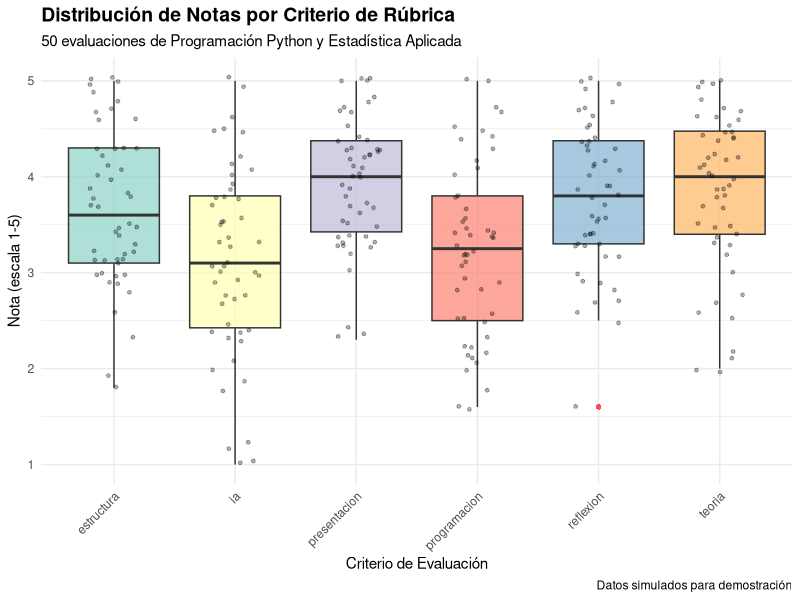
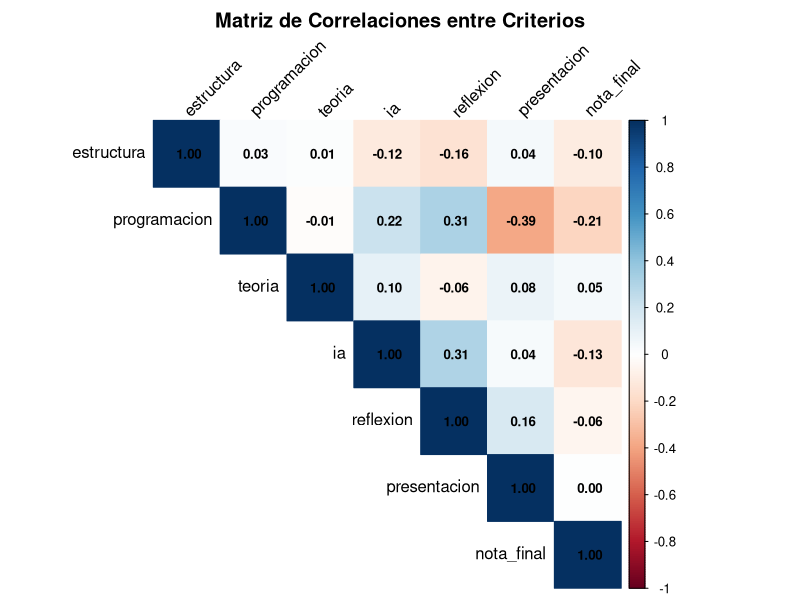
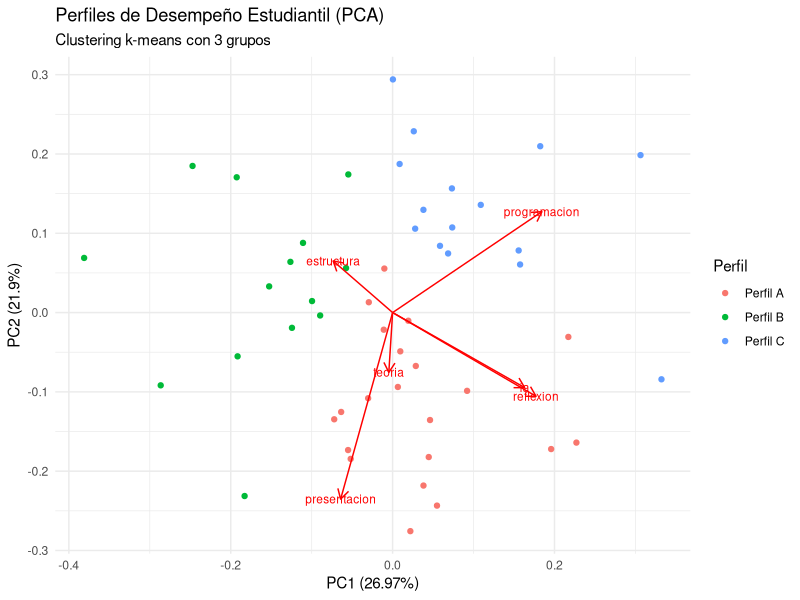

Write the R code that produced these figures, in order.
## ---- chunk 1
knitr::opts_chunk$set(
  echo = TRUE,
  warning = FALSE,
  message = FALSE,
  fig.width = 8,
  fig.height = 5,
  dpi = 150
)

# Cargar librerías necesarias
library(tidyverse)
library(knitr)
library(kableExtra)
## ---- chunk 2
# Simulación de datos para este ejemplo (en producción se usaría el CSV real)
set.seed(2025)
evaluaciones_demo <- tibble(
  curso = sample(c("Programación Python", "Estadística Aplicada"), 50, replace = TRUE),
  evaluacion = sample(c("Parcial 1", "Proyecto Final"), 50, replace = TRUE),
  grupo_o_estudiante = paste("Grupo", 1:50),
  estructura = round(rnorm(50, mean = 3.8, sd = 0.8), 1),
  programacion = round(rnorm(50, mean = 3.5, sd = 1.0), 1),
  teoria = round(rnorm(50, mean = 3.6, sd = 0.9), 1),
  ia = round(rnorm(50, mean = 3.2, sd = 1.1), 1),
  reflexion = round(rnorm(50, mean = 3.7, sd = 0.8), 1),
  presentacion = round(rnorm(50, mean = 4.0, sd = 0.7), 1),
  nota_final = round(rnorm(50, mean = 3.7, sd = 0.8), 2)
) %>%
  mutate(across(estructura:presentacion, ~pmax(1, pmin(5, .))))  # limitar a [1,5]

# Resumen por curso
evaluaciones_demo %>%
  group_by(curso) %>%
  summarise(
    n = n(),
    nota_media = mean(nota_final),
    nota_sd = sd(nota_final),
    estructura_media = mean(estructura),
    programacion_media = mean(programacion),
    teoria_media = mean(teoria)
  ) %>%
  kable(digits = 2, caption = "Resumen de calificaciones por curso") %>%
  kable_styling(bootstrap_options = c("striped", "hover"))
## ---- chunk 3
evaluaciones_long <- evaluaciones_demo %>%
  select(grupo_o_estudiante, estructura:presentacion) %>%
  pivot_longer(cols = -grupo_o_estudiante, 
               names_to = "criterio", 
               values_to = "nota")

ggplot(evaluaciones_long, aes(x = criterio, y = nota, fill = criterio)) +
  geom_boxplot(alpha = 0.7, outlier.colour = "red", outlier.shape = 16) +
  geom_jitter(width = 0.2, alpha = 0.3, size = 1) +
  scale_fill_brewer(palette = "Set3") +
  labs(
    title = "Distribución de Notas por Criterio de Rúbrica",
    subtitle = "50 evaluaciones de Programación Python y Estadística Aplicada",
    x = "Criterio de Evaluación",
    y = "Nota (escala 1-5)",
    caption = "Datos simulados para demostración"
  ) +
  theme_minimal() +
  theme(
    legend.position = "none",
    axis.text.x = element_text(angle = 45, hjust = 1),
    plot.title = element_text(face = "bold", size = 14)
  )
## ---- chunk 4
library(corrplot)

matriz_correlaciones <- evaluaciones_demo %>%
  select(estructura:nota_final) %>%
  cor()

corrplot(matriz_correlaciones, 
         method = "color", 
         type = "upper",
         addCoef.col = "black",
         tl.col = "black",
         tl.srt = 45,
         number.cex = 0.8,
         title = "Matriz de Correlaciones entre Criterios",
         mar = c(0,0,2,0))
## ---- chunk 5
# K-means clustering para identificar perfiles de desempeño
set.seed(123)
datos_clustering <- evaluaciones_demo %>%
  select(estructura:presentacion) %>%
  scale()  # estandarizar

kmeans_result <- kmeans(datos_clustering, centers = 3, nstart = 25)

evaluaciones_demo$perfil <- factor(kmeans_result$cluster,
                                   labels = c("Perfil A", "Perfil B", "Perfil C"))

# Visualizar perfiles en PCA
library(ggfortify)
pca_result <- prcomp(datos_clustering, scale. = FALSE)

autoplot(pca_result, data = evaluaciones_demo, colour = "perfil", 
         loadings = TRUE, loadings.label = TRUE, loadings.label.size = 3) +
  labs(title = "Perfiles de Desempeño Estudiantil (PCA)",
       subtitle = "Clustering k-means con 3 grupos",
       colour = "Perfil") +
  theme_minimal()
## ---- chunk 6
evaluaciones_demo %>%
  group_by(perfil) %>%
  summarise(
    n = n(),
    estructura = mean(estructura),
    programacion = mean(programacion),
    teoria = mean(teoria),
    ia = mean(ia),
    reflexion = mean(reflexion),
    presentacion = mean(presentacion),
    nota_final = mean(nota_final)
  ) %>%
  kable(digits = 2, caption = "Características promedio por perfil de desempeño") %>%
  kable_styling(bootstrap_options = c("striped", "hover", "condensed"))
